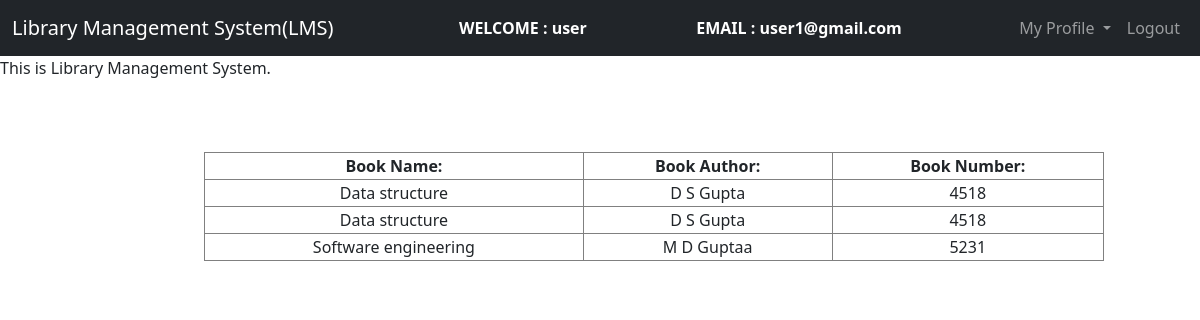
/User/view_issued_book.php (signed in), run on the app's committed database.
### tables this page shows
CREATE TABLE `issued_books` (
  `s_no` int(11) NOT NULL,
  `book_no` int(11) NOT NULL,
  `book_name` varchar(200) NOT NULL,
  `book_author` varchar(200) NOT NULL,
  `student_id` int(11) NOT NULL,
  `status` int(11) NOT NULL,
  `issue_date` longtext NOT NULL
);

### User/view_issued_book.php (the view, shortened to what this page needs)
<?php
$connection = mysqli_connect("localhost", "root", "");
$query = "select book_name,book_author,book_no from issued_books where student_id = $_SESSION[id] and status= 1;";
?>
<!DOCTYPE html>
<html>
<head>
    <link href="https://cdn.jsdelivr.net/npm/bootstrap@5.0.0-beta2/dist/css/bootstrap.min.css" rel="stylesheet">
</head>
<body>
    <nav class="navbar navbar-expand-lg navbar-dark bg-dark">
        <div class="container-fluid">
            <div class="navbar-header">
                <a class="navbar-brand" href="../admin_dashboard.php">Library Management System(LMS)</a>
            </div>
            <font style="color: white">
                <span>
                    <strong>
                        WELCOME : <?php echo $_SESSION['name']; ?></strong>
                </span>
            </font>
            <font style="color: white">
                <span>
                    <strong>
                        EMAIL : <?php echo $_SESSION['email']; ?></strong>
                </span>
            </font>
            <ul class="nav navbar-nav navbar-right">
                <li class="nav-item dropdown">
                    <a class="nav-link dropdown-toggle" data-toggle="dropdown">
                        My Profile
                    </a>
                </li>
                <li class="nav-item"><a class="nav-link" href="../../logout.php">
                        Logout
                    </a></li>
            </ul>
        </div>
    </nav>
    <span>
        <marquee> This is Library Management System. </marquee>
    </span><br><br><br>
    <div class="row">
        <div class="col-md-2"></div>
        <div class="col-md-8">
            <form>
                <table class="table-bordered" width="900px" style="text-align:center">
                    <tr>
                        <th>Book Name:</th>
                        <th>Book Author:</th>
                        <th>Book Number:</th>
                    </tr>
                    <?php
                    $query_run = mysqli_query($connection, $query);
                    while ($row = mysqli_fetch_assoc($query_run)) {
                        $book_name = $row['book_name'];
                        $author = $row['book_author'];
                        $book_no = $row['book_no'];
                    ?>
                        <tr>
                            <td><?php echo $book_name; ?></td>
                            <td><?php echo $author; ?></td>
                            <td><?php echo $book_no; ?></td>
                        </tr>
                    <?php
                    }
                    ?>
                </table>
            </form>
        </div>
        <div class="col-md-2"></div>
    </div>
</body>
</html>

### data on the page
issued_books: book_name "Data structure", book_author "D S Gupta", book_no "4518"
issued_books: book_name "Data structure", book_author "D S Gupta", book_no "4518"
issued_books: book_name "Software engineering", book_author "M D Guptaa", book_no "5231"

### other printed values
$_SESSION['name'] "user"
$_SESSION['email'] "user1@gmail.com"
